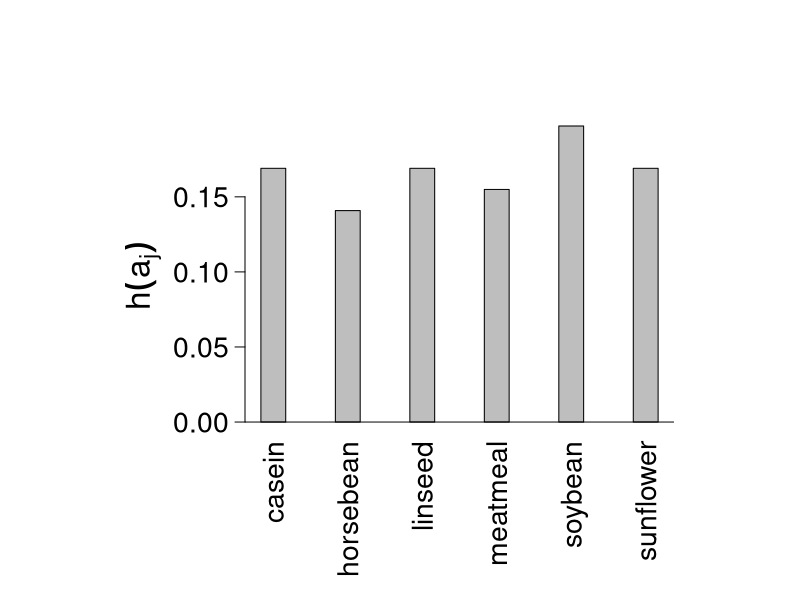
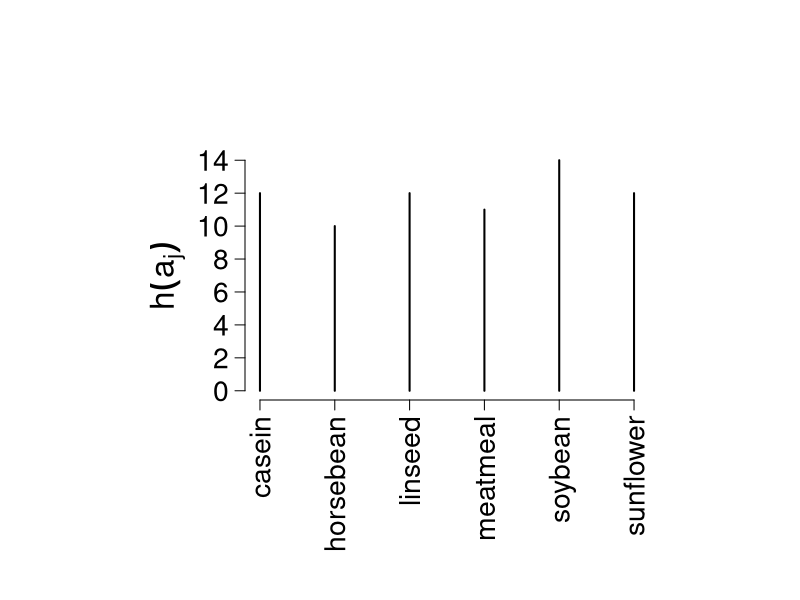

Here is the R script that generated these plots, in order:
# cex for axis label size, margins (bottom, left, top, right) fin for figure dimension region (width and height), mgp
# for the positions of axis las for label axis style = 2 (always perpendicular to the axis)
par(cex.axis = 1.7, mai = c(b = 0.5, l = 1.2, t = 0.01, r = 0.01), fin = c(w = 5.5, h = 3.5), mgp = c(4, 0.8, 0), las = 2)

# Bar Plot with axis label size=2, space between bars equal 2
barplot(table(chickwts$feed)/length(chickwts$feed), space = 2, ylab = expression(h(a[j])), xlab = "", cex.lab = 2)
abline(h = 0)

# cex for axis label size, margins (bottom, left, top, right) fin for figure dimension region (width and height), mgp
# for the positions of axis las for label axis style = 2 (always perpendicular to the axis)
par(cex.axis = 1.7, mai = c(b = 0.5, l = 0.95, t = 0.01, r = 0.01), fin = c(w = 5, h = 3), mgp = c(2.8, 0.8, 0), las = 2)

# Bar Diagram with axis label size=2
plot(table(chickwts$feed), ylab = expression(h(a[j])), xlab = "", cex.lab = 2)
